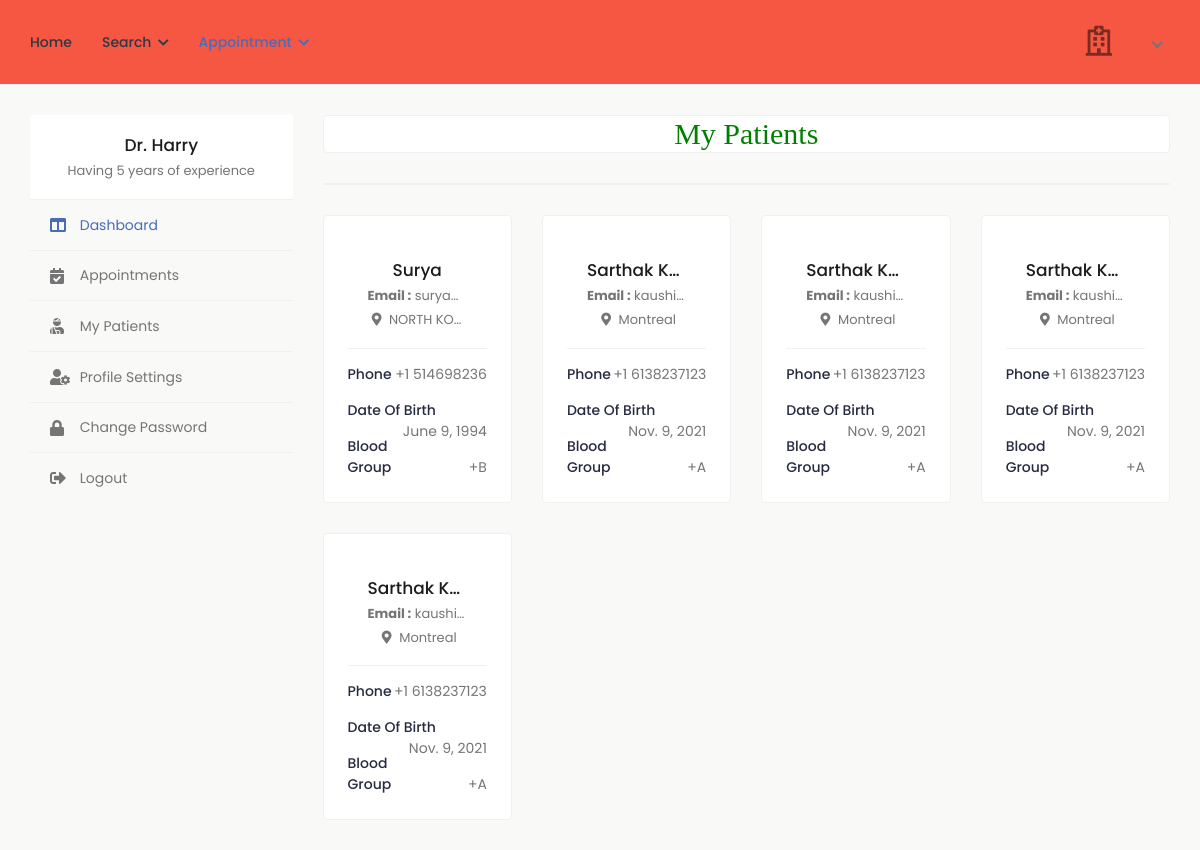
The page /my_patient (signed in) on the database its author committed.
### health/models.py (models this page shows, shortened)
class Doctor(models.Model):
    status = models.CharField(max_length=100,null=True)
    user = models.ForeignKey(User, on_delete=models.CASCADE, null=True)
    mobile = models.CharField(max_length=10, null=True)
    address = models.CharField(max_length=100, null=True)
    experience = models.CharField(max_length=100, null=True)
    specialist = models.CharField(max_length=100, null=True)
    daystiming = models.CharField(max_length=100, null=True)
    timing = models.CharField(max_length=100, null=True)
    dob = models.DateField(null=True)
    gender = models.CharField(max_length=100,choices=gender,null=True)
    biography = models.TextField(null=True)

class Appointment(models.Model):
    doctor=models.ForeignKey(Doctor, on_delete=models.CASCADE, null=True)
    patient=models.ForeignKey(Patient, on_delete=models.CASCADE, null=True)
    a_date=models.DateField(null=True)
    a_timing=models.CharField(max_length=100,null=True)
    status=models.CharField(max_length=100,null=True)
    p_status=models.CharField(max_length=100,null=True)

class Patient(models.Model):
    user = models.ForeignKey(User,on_delete=models.CASCADE,null=True)
    blood_group = models.CharField(max_length=10,choices=blood_group,null=True)
    ex_year= models.CharField(max_length=10,null=True)
    ex_month= models.CharField(max_length=10,null=True)
    mobile = models.CharField(max_length=10,null=True)
    address = models.CharField(max_length=100,null=True)
    dob = models.DateField(null=True)

### health/views.py (the view)
# urls.py: path('my_patient', my_patient, name="my_patient"),
def my_patient(request):
    if not access(request.user):
        messages.success(request,'Update Your Profile and Wait for Verification')
        return redirect('doctor_profile')
    data = Appointment.objects.filter(doctor=Doctor.objects.get(user=request.user),status="confirmed")
    d = {'data':data}
    return render(request,'doctor/my_patient.html',d)

### health/views.py (called while the page is built)
def access(user):
    try:
        user = Doctor.objects.get(user=user)
        if user.status == "pending":
            return False
        else:
            return True
    except:
           pass

### health/templates/doctor/my_patient.html (shortened to what this page needs)
{% extends 'doctor/sidebar.html' %}
{% load widget_tweaks %}
{% block b %}
{% load static %}
<h2 style="font-family:roman;color:green" align="center" class="card">My Patients </h2>
<div class="card">
</div>
							<div class="row row-grid">
								{% for i in data %}
								<div class="col-md-6 col-lg-4 col-xl-3">
									<div class="card widget-profile pat-widget-profile">
										<div class="card-body">
											<div class="pro-widget-content">
												<div class="profile-info-widget">
													<div class="profile-det-info">
														<h3>{{i.patient.user.first_name}} {{i.patient.user.last_name}}</h3>
														<div class="patient-details">
															<h5><b>Email :</b> {{i.patient.user.email}}</h5>
															<h5 class="mb-0"><i class="fas fa-map-marker-alt"></i> {{i.patient.address}}</h5>
														</div>
													</div>
												</div>
											</div>
											<div class="patient-info">
												<ul>
													<li>Phone <span>+1 {{i.patient.mobile}}</span></li>
													<li>Date of Birth <span>{{i.patient.dob}}</span></li>
													<li>Blood Group <span>{{i.patient.blood_group}}</span></li>
												</ul>
											</div>
										</div>
									</div>
								</div>
						{% endfor %}
                        </div>
{% endblock %}

### health/templates/doctor/sidebar.html (shortened to what this page needs)
{% extends 'doctor/doctor_navigation.html' %}
{% block body %}
{% load static %}
			<div class="content">
				<div class="container-fluid">
					<div class="row">
						<div class="col-md-5 col-lg-4 col-xl-3 theiaStickySidebar">
							<div class="profile-sidebar">
								<div class="widget-profile pro-widget-content">
									<div class="profile-info-widget">
										<div class="profile-det-info">
											<h3>Dr. {{request.user.first_name}} {{request.user.last_name}}</h3>
											<div class="patient-details">
												<h5 class="mb-0">{{request.user.doctor_set.all.0.biography}}</h5>
											</div>
										</div>
									</div>
								</div>
								<div class="dashboard-widget">
									<nav class="dashboard-menu">
										<ul>
											<li class="active">
												<a href="{% url 'doctor_dashboard' %}">
													<i class="fas fa-columns"></i>
													<span>Dashboard</span>
												</a>
											</li>
											<li>
												<a href="{% url 'confirmed_d_appointment' %}">
													<i class="fas fa-calendar-check"></i>
													<span>Appointments</span>
												</a>
											</li>
											<li>
												<a href="{% url 'my_patient' %}">
													<i class="fas fa-user-injured"></i>
													<span>My Patients</span>
												</a>
											</li>
											<li>
												<a href="{% url 'doctor_profile' %}">
													<i class="fas fa-user-cog"></i>
													<span>Profile Settings</span>
												</a>
											</li>
											<li>
												<a href="{% url 'doctor_change_password' %}">
													<i class="fas fa-lock"></i>
													<span>Change Password</span>
												</a>
											</li>
											<li>
												<a href="{% url 'logout' %}">
													<i class="fas fa-sign-out-alt"></i>
													<span>Logout</span>
												</a>
											</li>
										</ul>
									</nav>
								</div>
							</div>
						</div>
						<div class="col-md-7 col-lg-8 col-xl-9">
                            {% block b %}
                            {% endblock %}
                            </div>
					</div>
				</div>
			</div>
{% endblock %}

### health/templates/doctor/doctor_navigation.html (shortened to what this page needs)
<!DOCTYPE html>
{% load static %}
<html lang="en">
<head>
		<link rel="stylesheet" href="{% static 'user/css/bootstrap.min.css' %}">
		<link rel="stylesheet" href="{% static 'user/plugins/fontawesome/css/fontawesome.min.css' %}">
		<link rel="stylesheet" href="{% static 'user/plugins/fontawesome/css/all.min.css' %}">
		<link rel="stylesheet" href="{% static 'user/css/style.css' %}">
	</head>
	<body>
		<div class="main-wrapper">
			<header class="header">
				<nav class="navbar navbar-expand-lg header-nav">
					<div class="main-menu-wrapper">
						<ul class="main-nav">
							<li>
								<a href="{% url 'doctor_dashboard' %}">Home</a>
							</li>
							<li class="has-submenu">
								<a href="#">Search <i class="fas fa-chevron-down"></i></a>
							</li>
							<li class="has-submenu active">
								<a href="#">Appointment <i class="fas fa-chevron-down"></i></a>
							</li>
						</ul>
					</div>
					<ul class="nav header-navbar-rht">
						<li class="nav-item contact-item">
							<div class="header-contact-img">
								<i class="far fa-hospital"></i>
							</div>
						</li>
						<li class="nav-item dropdown has-arrow logged-item">
							<a href="#" class="dropdown-toggle nav-link" data-toggle="dropdown">
							</a>
						</li>
					</ul>
				</nav>
			</header>
{% block body %}
{% endblock %}
		</div>
	</body>
</html>

### rows shown on the page
Appointment: patient.user.first_name "Surya", patient.user.email "surya…", patient.address "NORTH KO…", patient.mobile "514698236", patient.dob "June 9, 1994", patient.blood_group "+B"
Appointment: patient.user.first_name "Sarthak", patient.user.last_name "K…", patient.user.email "kaushi…", patient.address "Montreal", patient.mobile "6138237123", patient.dob "Nov. 9, 2021", patient.blood_group "+A"
Appointment: patient.user.first_name "Sarthak", patient.user.last_name "K…", patient.user.email "kaushi…", patient.address "Montreal", patient.mobile "6138237123", patient.dob "Nov. 9, 2021", patient.blood_group "+A"
Appointment: patient.user.first_name "Sarthak", patient.user.last_name "K…", patient.user.email "kaushi…", patient.address "Montreal", patient.mobile "6138237123", patient.dob "Nov. 9, 2021", patient.blood_group "+A"
Appointment: patient.user.first_name "Sarthak", patient.user.last_name "K…", patient.user.email "kaushi…", patient.address "Montreal", patient.mobile "6138237123", patient.dob "Nov. 9, 2021", patient.blood_group "+A"

### other values the page prints
{{ request.user.first_name }} "Harry"
{{ request.user.doctor_set.all.0.biography }} "Having 5 years of experience"
